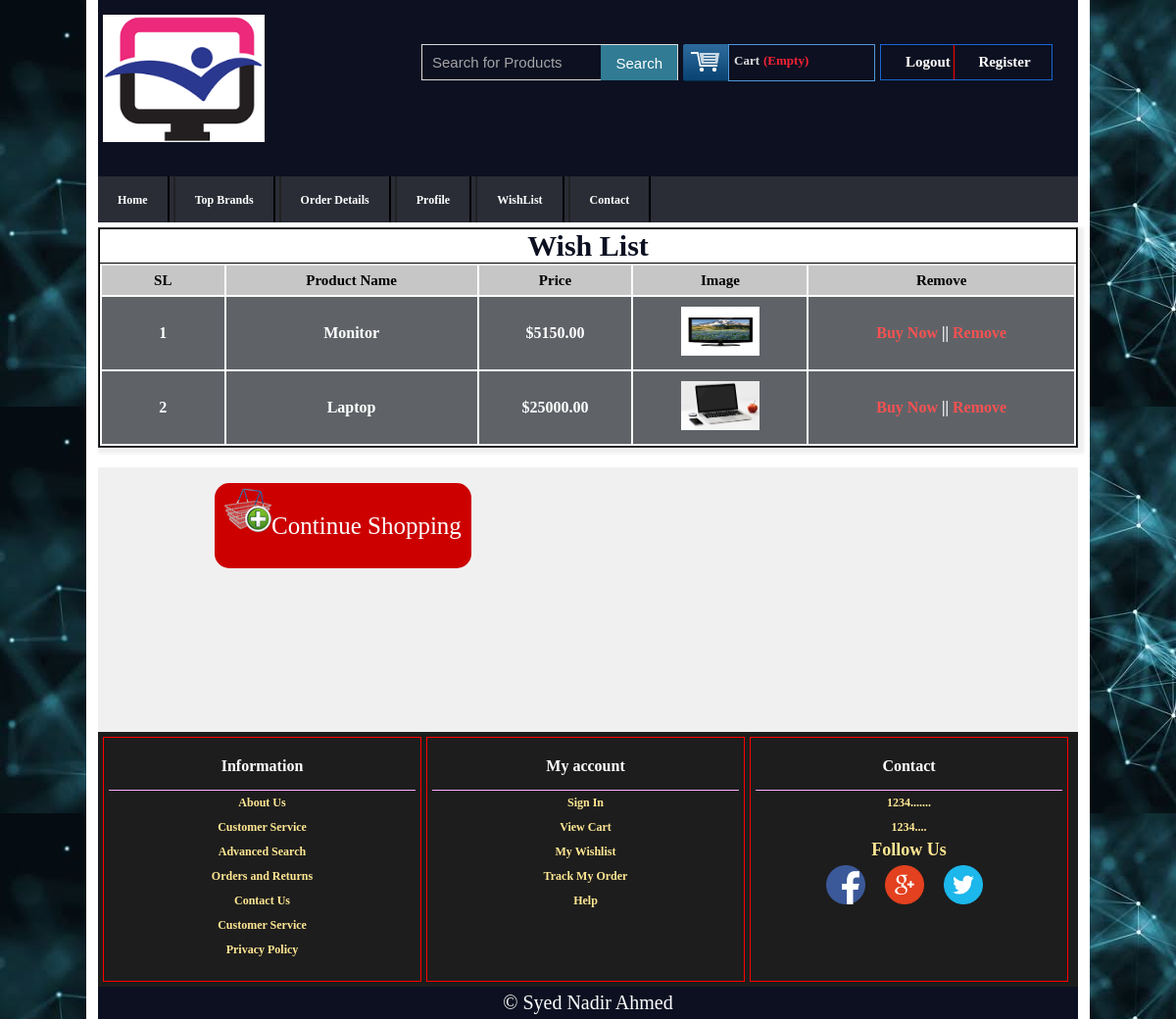
Page /wishlist.php (signed in) on the committed database.
### tables this page shows
CREATE TABLE `tbl_wlist` (
  `id` int(11) NOT NULL,
  `customerId` int(11) NOT NULL,
  `productId` int(11) NOT NULL,
  `productName` varchar(255) NOT NULL,
  `price` float(10,2) NOT NULL,
  `image` varchar(255) NOT NULL
);

### classes/Product.php (called while the page is built, shortened)
<?php
	$filepath = realpath(dirname(__File__));
	include_once ($filepath.'/../lib/Database.php');
?>
<?php
	class Product {
	private $db;
	public function __construct(){
		$this->db = new Database();
	}
	   public function getWlistData($customerId){
	   		$query = "SELECT * FROM tbl_wlist WHERE customerId = '$customerId' ORDER BY id DESC";
			$result = $this->db->select($query);
			return $result;
	   }
 }
?>

### lib/Database.php (called while the page is built, shortened)
<?php
Class Database{
   public $host   = DB_HOST;
   public $user   = DB_USER;
   public $pass   = DB_PASS;
   public $dbname = DB_NAME;
   public $link;
  private function connectDB(){
     $this->link = new mysqli($this->host, $this->user, $this->pass, $this->dbname);
   }
  public function select($query){
      $result = $this->link->query($query) or die($this->link->error.__LINE__);
      if($result->num_rows > 0){
        return $result;
      } else {
        return false;
      }
   }
}

### wishlist.php (the view, shortened to what this page needs)
<?php include 'inc/header.php';?>
    <div class="cart_main">
    	<div class="cartoption">
			<div class="cartpage">
			    	<h2>Wish List</h2>
						<table class="tblone">
							<tr>
								<th>SL</th>
								<th>Product Name</th>
								<th>Price</th>
								<th>Image</th>
								<th>Remove</th>
							</tr>
							<?php
								$getPr = $prd->getWlistData($customerId);
								if ($getPr) {
									$i = 0;
									while ($result = $getPr->fetch_assoc()) {
										$i++;
							?>
							<tr>
								<td><?php echo $i; ?></td>
								<td><?php echo $result['productName']; ?></td>
								<td>$<?php echo $result['price']; ?></td>
								<td><img src="admin/<?php echo $result['image']; ?>" alt=""/></td>
								<td>
									<a href="preview.php?proid=<?php echo $result['productId'];?>">Buy Now</a> || <a href="?delwlistid=<?php echo $result['productId'];?>">Remove</a>
								</td>
							</tr>
						<?php } } ?>
						</table>
					</div>
					</div>
					<div class="shopping">
						<div class="Con_shop">
							<a href="index.php"> <img src="images/shopping_cart_add.png" alt="ContinueShopping"/>Continue Shopping</a>
						</div>
				</div>
    </div>
<?php include 'inc/footer.php';?>

### css/style.css (style rules this page uses)
* { margin:0; padding:0; }
body { background-image:url(../images/body_bg.jpg); }
a { text-decoration: none; }
.cart_main { margin-top:5px; width:100%; min-height:400px; height:auto; }
.cartoption { min-height:200px; height:auto; box-sizing:border-box; border:1px solid #2F3336; box-shadow: 3px 3px 3px 3px #F0F0F0; }
.cartpage { min-height:115px; height:auto; box-sizing:border-box; border:1px solid #000; background:#fff; }
.cartpage h2 { text-align:center; border-bottom:1px solid #000; font-size:30px; color:#0C1021; font-weight: bold; }
.tblone th { height:30px; background:#C6C6C6; padding:0 26px; font-weight:bold; font-size:15px; }
.tblone td { background-color:#5F6368; height:20px; text-align:center; color:#fff; padding:10px; font-weight:bold; font-size:16px; }
.tblone a { color:#F75151; }
.tblone img { width:30px; height:20px; }
.shopping { background-color:#F0F0F0; margin-top:20px; width:100%; min-height:250px; height:auto; padding-top:20px; }
.shopping .Con_shop { width:50%; min-height:120px; height:auto; float:left; display:block; text-align:center; }
.shopping .Con_shop a { background-color: #CD0000; padding: 30px 10px; color: #fff; font-size: 25px; border-radius: 15px; }

### wishlist.php (style rules this page uses)
.tblone { width: 100%; }
.tblone img { width: 80px;height: 50px; }

### rows in the picture
tbl_wlist: productName "Monitor", price "5150.00", image (picture)
tbl_wlist: productName "Laptop", price "25000.00", image (picture)
